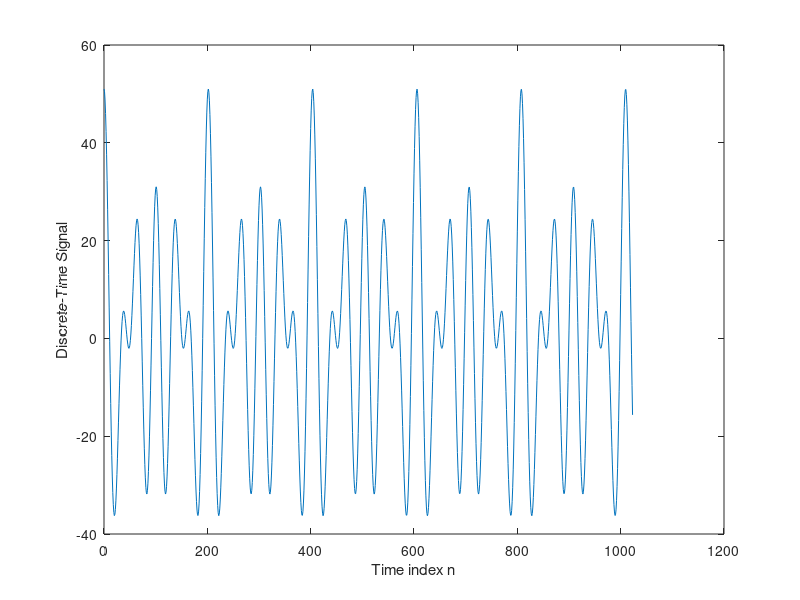
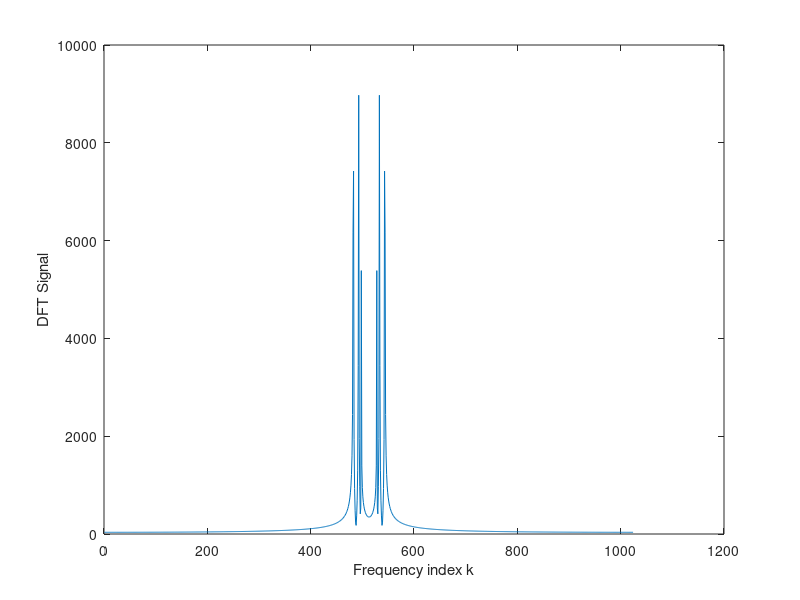
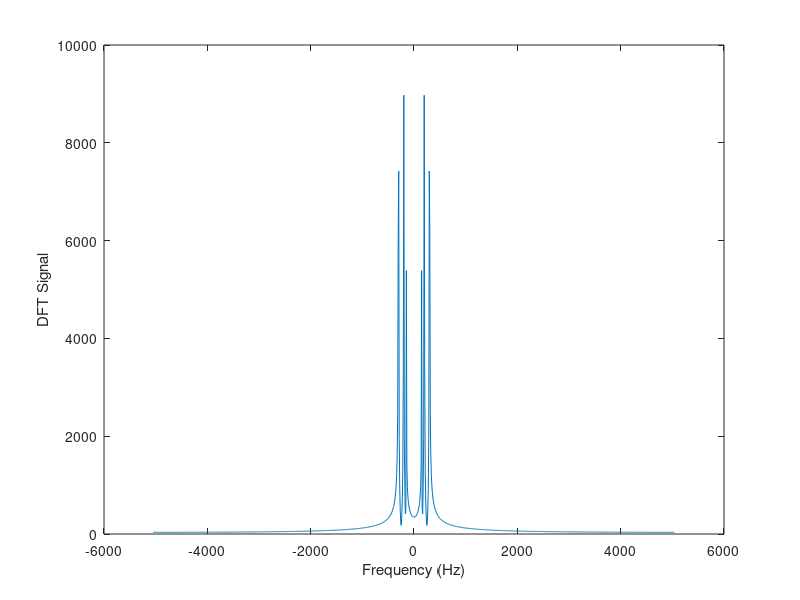
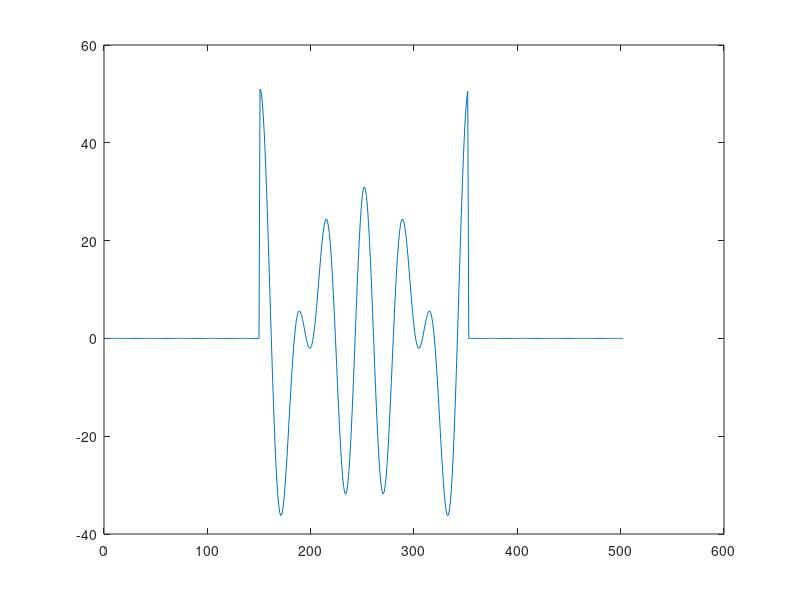

These figures' MATLAB source, in order:
close all
clear all

amp = 10; % amplitude
num_shift = 250;
freq = 150; % Hz
freq2 = 200;
freq3 = 300;
fs = 10096; %4096; % Hz
Ts = 1/fs;
signal_length = 1024; % need higher resulotuions to get the lower freqs
n_vec = [0: signal_length-1]; % signal indices
k_vec = 1+n_vec;
window_size = 125 ; %128;

x = (amp * cos(2 * pi * freq * n_vec * Ts)) + ((amp*2) * cos(2 * pi * freq2 * n_vec * Ts)) + ((amp*2.1) * cos(2 * pi * freq3 * n_vec * Ts)); 

plot(n_vec, x); % here you are just ploting it in TIMe domain
ylabel('Discrete-Time Signal')
xlabel('Time index n')

X = fft(x);

half_k_vec = signal_length/2+1:1:signal_length;
X = [ X(half_k_vec), X(1:signal_length/2) ]; % here you are trying to find the X-axis freq doamin


figure
plot(k_vec, abs(X)) % you are ploting it in true Freq domain with "K" index
ylabel('DFT Signal')
xlabel('Frequency index k')

freq_vec = [0:signal_length/2-1]/(signal_length)*fs;

freq_vec = [ [-signal_length/2:1:-1]/(signal_length)*fs freq_vec];

figure
plot(freq_vec, abs(X))  % you are ploting it in true Freq domain
ylabel('DFT Signal')
xlabel('Frequency (Hz)')

freq_index = round(freq/fs*window_size+1);

%x = [zeros(1,200) x]; % zero padding
% we have to put that X(300:end) in since the shift has to be able to go
% through the VEC

% have to adjust the size of this thing to get proper output
x = [zeros(1,150) x(1:(353-151)), zeros(1,150)]; % double sided zero padding
figure
plot(x)
% the shifting/ for loop here  is to compute the enrgy in each window. 
% and then ploting it all
for shift=0:num_shift-1;
    tim = x(shift+1:shift+window_size);
    y(:, shift+1) = tim;
    Y = fft(y(:, shift+1));
    %figure
    %plot(abs(Y))
    energy(shift+1) = abs(Y(freq_index))^2; % we are trying to get the energy each time, we do the DFT shift window
    
end

figure
plot(energy)
